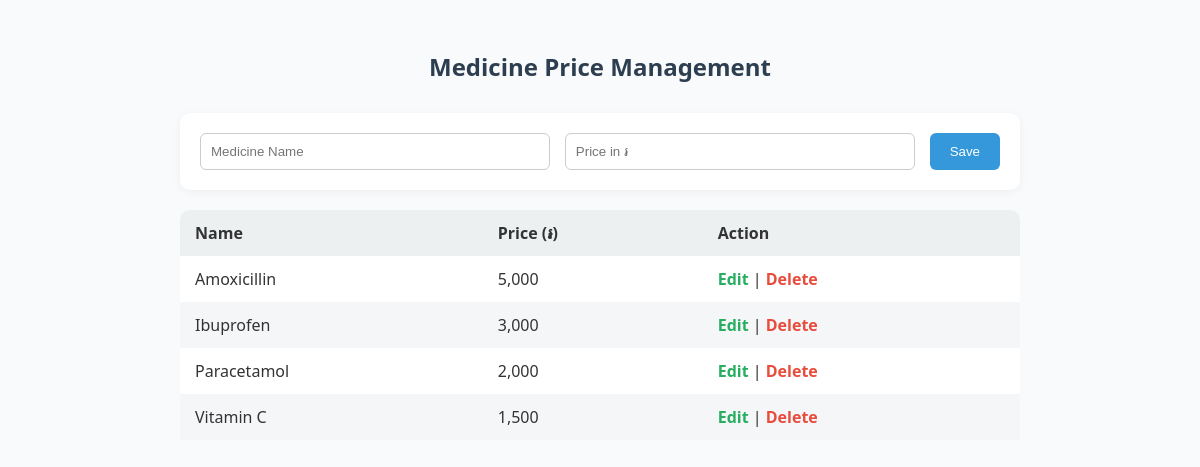
/admin/admin_prices.php, run on an earlier commit of the app's database.
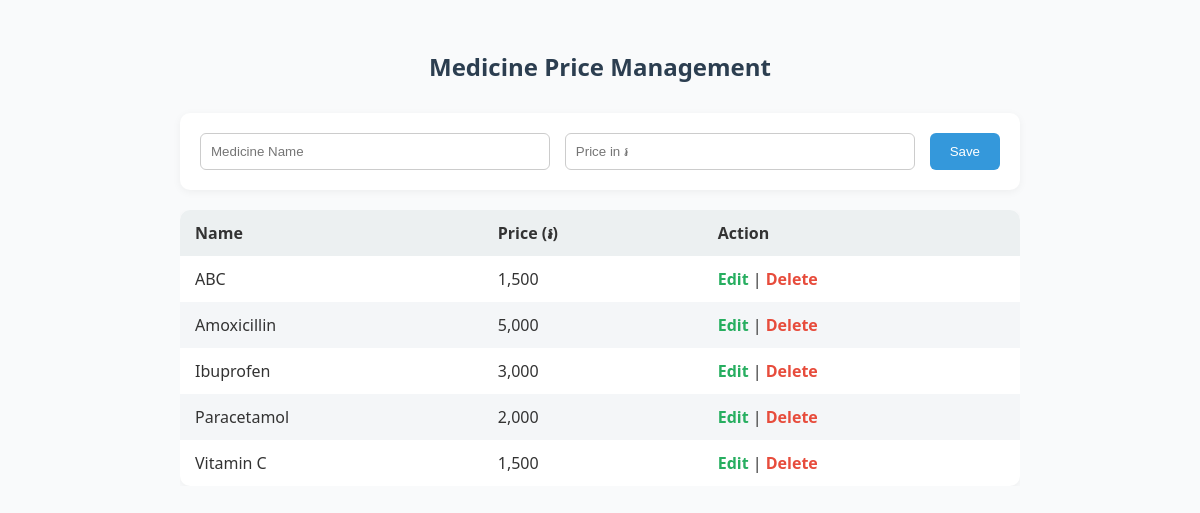
And on a later commit of the database.
### tables this page shows
CREATE TABLE IF NOT EXISTS medicine_prices (
  id INT AUTO_INCREMENT PRIMARY KEY,
  name VARCHAR(255) NOT NULL UNIQUE,
  price INT NOT NULL,
  created_at TIMESTAMP DEFAULT CURRENT_TIMESTAMP
);

### admin/admin_prices.php (the view, shortened to what this page needs)
<?php
$host = "localhost";
$db = "clinic_db";
$user = "root";
$pass = "";
$conn = new mysqli($host, $user, $pass, $db);
$prices = $conn->query("SELECT * FROM medicine_prices ORDER BY name ASC");
?>
<!DOCTYPE html>
<html lang="en">
<head>
</head>
<body>
  <h2>Medicine Price Management</h2>
  <form method="POST" id="price-form">
    <input type="text" name="name" id="name" placeholder="Medicine Name" required>
    <input type="number" name="price" id="price" placeholder="Price in ៛" required>
    <button type="submit" name="save">Save</button>
  </form>
  <div class="table-wrapper">
    <table>
      <thead>
        <tr>
          <th>Name</th>
          <th>Price (៛)</th>
          <th>Action</th>
        </tr>
      </thead>
      <tbody>
        <?php while ($row = $prices->fetch_assoc()): ?>
          <tr>
            <td><?= htmlspecialchars($row['name']) ?></td>
            <td><?= number_format($row['price']) ?></td>
            <td>
              <a href="#" class="edit" onclick="editMedicine('<?= htmlspecialchars(addslashes($row['name'])) ?>', <?= $row['price'] ?>); return false;">Edit</a> |
              <a href="?delete=<?= urlencode($row['name']) ?>" class="delete" onclick="return confirm('Delete this price?');">Delete</a>
            </td>
          </tr>
        <?php endwhile; ?>
      </tbody>
    </table>
  </div>
</body>
</html>

### admin/admin_prices.php (style rules this page uses)
* { box-sizing: border-box; }
body { font-family: 'Segoe UI', sans-serif; background-color: #f9fafb; color: #333; padding: 30px; max-width: 900px; margin: auto; }
h2 { text-align: center; color: #2c3e50; margin-bottom: 30px; }
form { background: #fff; padding: 20px; border-radius: 10px; box-shadow: 0 2px 8px rgba(0,0,0,0.05); display: flex; gap: 15px; flex-wrap: wrap; margin-bottom: 20px; }
form input[type="text"], form input[type="number"] { flex: 1 1 200px; padding: 10px; border: 1px solid #ccc; border-radius: 6px; }
form button { background: #3498db; color: white; padding: 10px 20px; border: none; border-radius: 6px; cursor: pointer; transition: background 0.3s ease; }
.table-wrapper { overflow-x: auto; }
table { width: 100%; border-collapse: collapse; background: white; border-radius: 10px; overflow: hidden; box-shadow: 0 2px 8px rgba(0,0,0,0.05); }
th, td { padding: 12px 15px; text-align: left; }
thead { background-color: #ecf0f1; font-weight: bold; }
tr:nth-child(even) { background-color: #f4f6f8; }
.delete { color: #e74c3c; text-decoration: none; font-weight: bold; }
.edit { color: #27ae60; text-decoration: none; font-weight: bold; }

What changed in the data, as far as the page shows it:
added medicine_prices: name "ABC", price "1,500"
